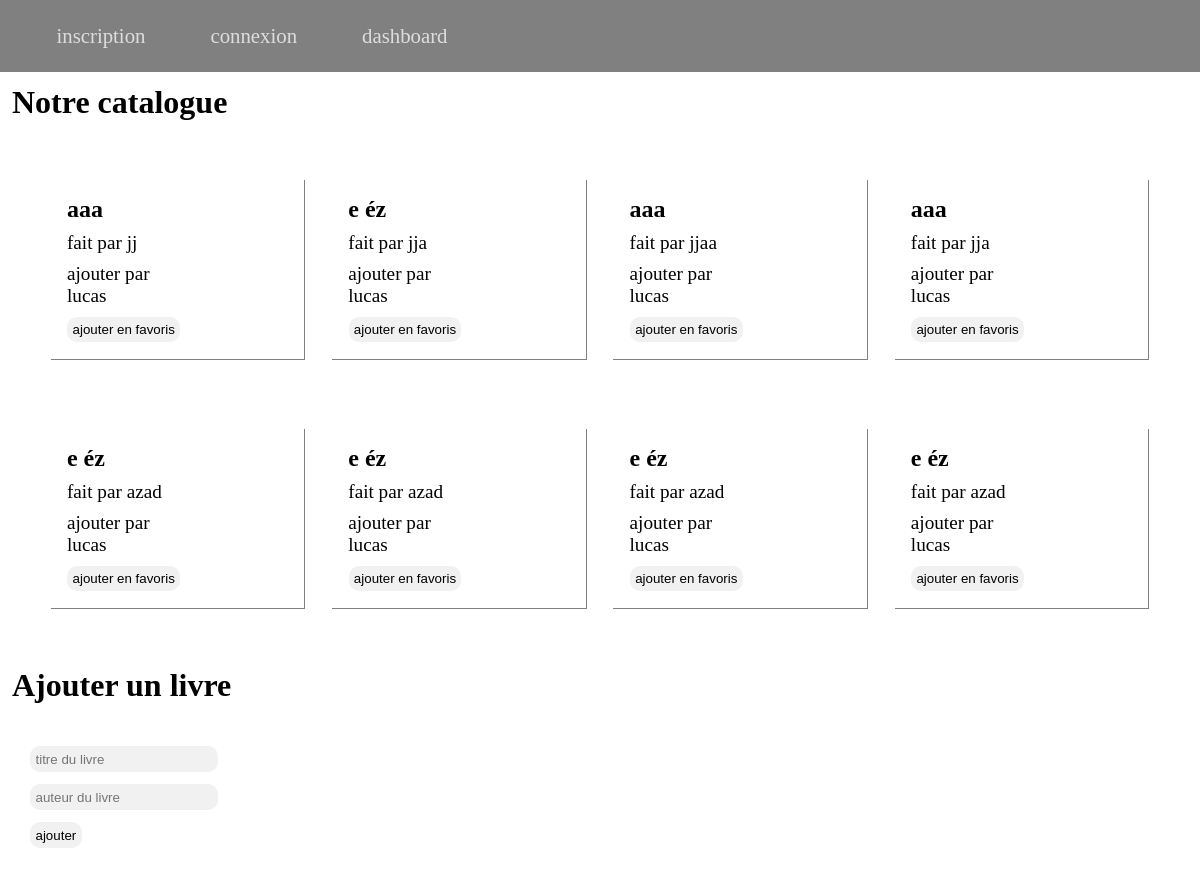
The page / on the database its author committed.
### tables this page shows
CREATE TABLE IF NOT EXISTS `livres` (
  `id_livre` int NOT NULL AUTO_INCREMENT,
  `titre` varchar(255) NOT NULL,
  `auteur` varchar(255) NOT NULL,
  `id_user` int NOT NULL,
  PRIMARY KEY (`id_livre`),
  KEY `id_user` (`id_user`)
);

CREATE TABLE IF NOT EXISTS `utilisateurs` (
  `id_user` int NOT NULL AUTO_INCREMENT,
  `nom` varchar(50) NOT NULL,
  `email` varchar(100) NOT NULL,
  `password` varchar(255) NOT NULL,
  PRIMARY KEY (`id_user`),
  UNIQUE KEY `email` (`email`)
);

### Models/Database.php (called while the page is built, shortened)
<?php
class Database
{
    private $host = 'localhost';
    private $db = 'bibliotheque';
    private $user = 'Lucas';
    private $password = 'password';
    private $charset = 'utf8mb4';
    public function __construct()
    {
        $dsn = "mysql:host={$this->host};dbname={$this->db};charset={$this->charset}";
        $option = [
            PDO::ATTR_ERRMODE => PDO::ERRMODE_EXCEPTION,
            PDO::ATTR_DEFAULT_FETCH_MODE => PDO::FETCH_ASSOC,
        ];
        try {
            $this->pdo = new PDO($dsn, $this->user, $this->password, $option);
        } catch (\PDOException $e) {
            throw new \PDOException($e->getMessage(), (int) $e->getCode());
        }
    }
}

### Models/Livre.php (called while the page is built, shortened)
<?php
require_once 'Database.php';
class Livre
{
    private $pdo;
    public function __construct($id = null, $titre = null, $auteur = null)
    {
        $db = new Database();
        $this->pdo = $db->pdo;
    }
    public function getAllBook()
    {
        $sqlQuery = 'SELECT * FROM livres';
        $stmt = $this->pdo->prepare($sqlQuery);
        $stmt->execute();
        $livres = $stmt->fetchAll(PDO::FETCH_ASSOC);
        return $livres;
    }
}

### Models/User.php (called while the page is built, shortened)
<?php
require_once 'Database.php';
class User
{
    private $pdo;
    public function __construct($id = null, $name = null, $email = null, $password = null)
    {
        $db = new Database();
        $this->pdo = $db->pdo;
    }
    public function getInfosByID($id)
    {
        $sqlQuery = "SELECT nom FROM utilisateurs WHERE id_user = :id";
        $stmt = $this->pdo->prepare($sqlQuery);
        $stmt->execute([
            'id' => $id
        ]);
        return $stmt->fetch();
    }
}

### index.php (the view, shortened to what this page needs)
<?php
require_once 'Models/Livre.php';
require_once 'Models/User.php';
$livreModel = new Livre();
$livres = $livreModel->getAllBook();
?>
<!DOCTYPE html>
<html lang="en">
<head>
    <link rel="stylesheet" href="style.css">
</head>
<body>
    <nav>
        <a href="php/register.php">inscription</a>
        <br>
        <a href="php/login.php">connexion</a>
        <br>
        <a href="php/dashboard.php">dashboard</a>
    </nav>
    <h1>Notre catalogue</h1>
    <ul id="livres"><?php
    foreach ($livres as $livre) { ?>
            <li>
                <h2><?= $livre['titre'] ?></h2>
                <p>fait par <?= $livre['auteur'] ?></p>
                <?php
                $userModel = new User();
                $userInfos = $userModel->getInfosByID($livre['id_user']);
                ?>
                <p>ajouter par <?= $userInfos['nom'] ?></p>
                <form action="index.php" method="post">
                    <input type="submit" value="ajouter en favoris">
                </form>
            </li>
        <?php } ?>
    </ul>
    <h1>Ajouter un livre</h1>
    <form action="index.php" method="post">
        <input type="text" name="titre" id="titre" placeholder="titre du livre" required><br>
        <input type="text" name="auteur" id="auteur" placeholder="auteur du livre" required><br>
        <input type="submit" value="ajouter">
    </form>
</body>
</html>

### style.css (style rules this page uses)
* { padding: 0; margin: 0; }
nav { background-color: grey; padding: 2%; display: flex; justify-content: space-evenly; padding-right: 60%; }
a { color: rgb(221, 221, 221); text-decoration: none; font-size: 1.3em; }
h1 { margin: 1%; }
ul { margin: 2%; list-style: none; display: flex; flex-wrap: wrap; justify-content: space-evenly; }
li { padding: 1%; display: flex; flex-wrap: wrap; border-right: solid 1px grey; border-bottom: solid 1px grey; margin: 3% 0; max-width: 20%; }
li h2 { padding: 2%; width: 44%; }
li p { padding: 2%; font-size: 1.2em; width: 50%; }
form { padding: 2%; }
input { padding: 0.5%; border-radius: 10px; border: none; background-color: rgb(241, 241, 241); margin: 0.5%; }
li input { padding: 5%; }

### rows shown on the page
livres: titre "aaa", auteur "jj", id_user.nom "lucas"
livres: titre "e éz", auteur "jja", id_user.nom "lucas"
livres: titre "aaa", auteur "jjaa", id_user.nom "lucas"
livres: titre "aaa", auteur "jja", id_user.nom "lucas"
livres: titre "e éz", auteur "azad", id_user.nom "lucas"
livres: titre "e éz", auteur "azad", id_user.nom "lucas"
livres: titre "e éz", auteur "azad", id_user.nom "lucas"
livres: titre "e éz", auteur "azad", id_user.nom "lucas"
